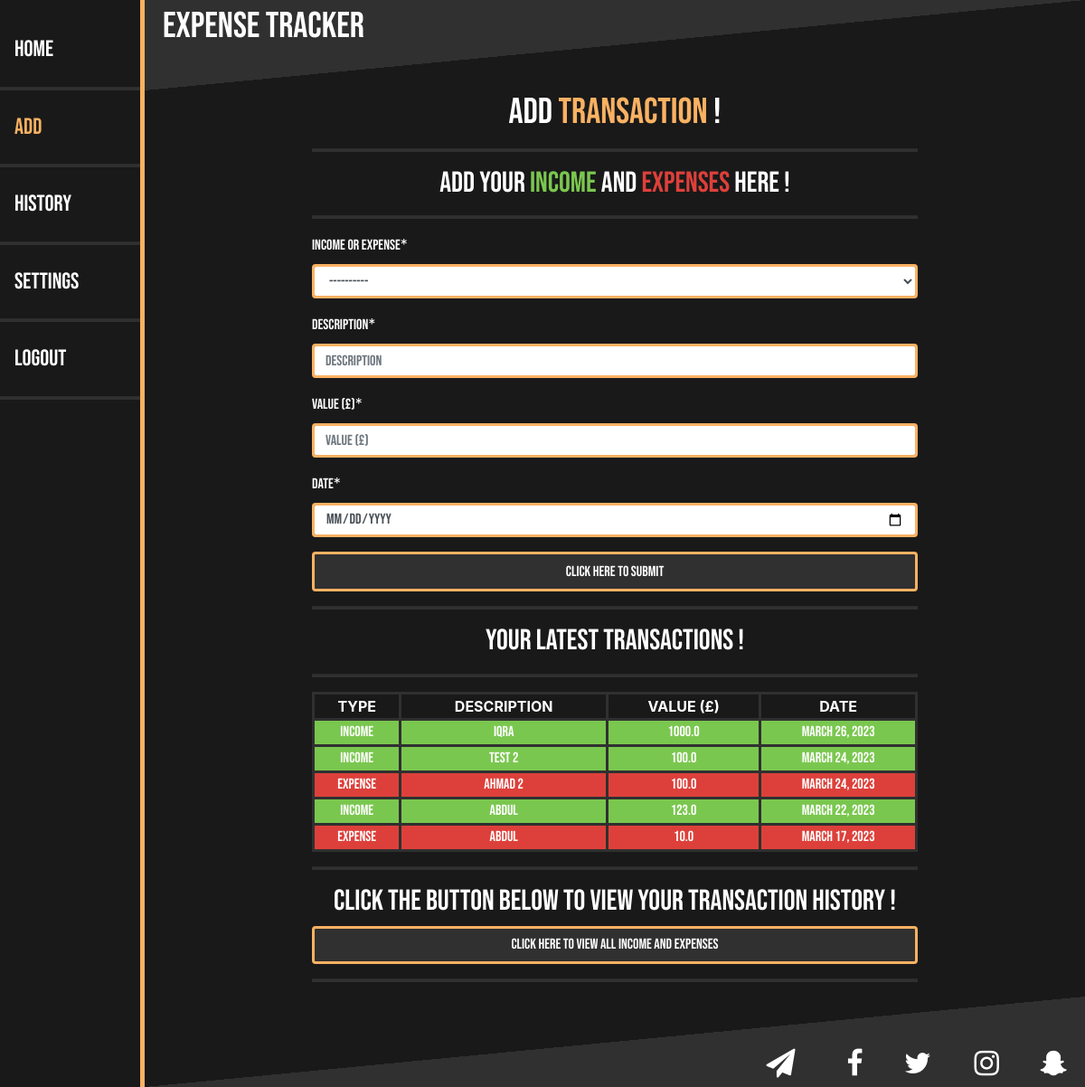
Page /add/ (signed in) on the earlier database version.
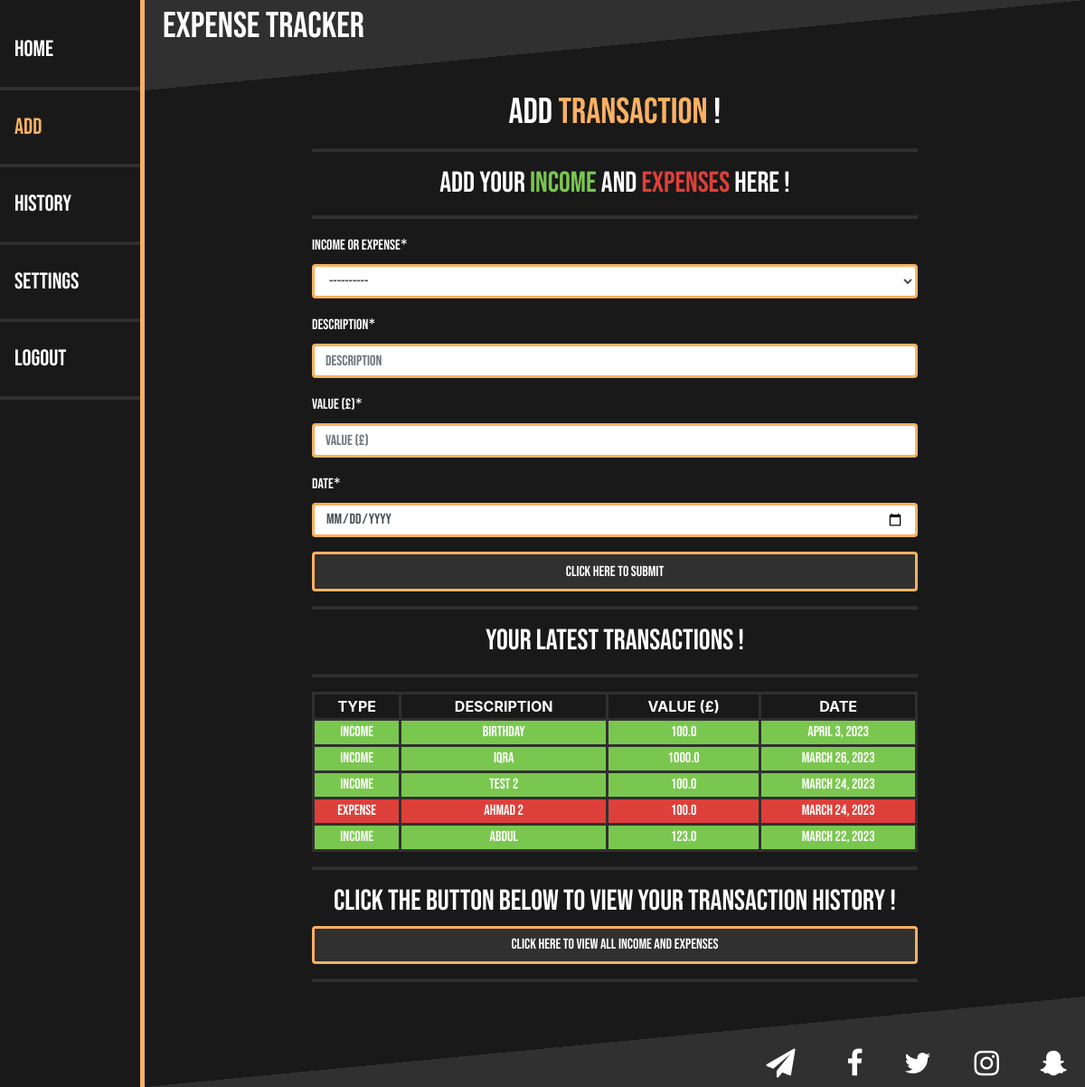
Same page on the later database version.
### main/models.py (models this page shows, shortened)
class IncomeExpense(models.Model):
    user = models.ForeignKey(User, on_delete = CASCADE, related_name = "user", null = True)
    typeIE = models.CharField(max_length = 10, choices = INCOME_EXPENSE_CHOICES)
    description = models.CharField(max_length = 20)
    value = models.FloatField()
    date = models.DateField()

### main/views.py (the view)
# urls.py: path("add/", views.addPage, name = "addPage"),
def addPage(response):
    if response.user.is_authenticated: # USER AUTHENTICATED: Checks Whether The User Is Authenticated. This Is To Say Logged In.
        if response.method == "POST": # IF STATEMENT: Check If A 'POST' Request Is Made. Whether Submit Button Is Pressed In The Form.
            form = forms.AddIncomeExpense(response.POST) # FORM: Get Data From The Submitted Form And Store It In A Variable.
            if form.is_valid(): # IS_VALID(): Check If The Form Is Valid. If The Form Has No Errors It Is Valid.
                typeIE = form.cleaned_data["typeIE"] # CLEAN DATA: Get Income/Expense Choice Input And Store In A Variable.
                description = form.cleaned_data["description"] # CLEAN DATA: Get Description Input And Store In A Variable.
                value = form.cleaned_data["value"] # CLEAN DATA: Get Value Input And Store In A Variable.
                value = round(value, 2) # CLEAN DATA: Ensures The Value Passed In Is Rounded To 2.D.P.
                date = form.cleaned_data["date"] # CLEAN DATA: Get Date Input And Store In A Variable.
                obj = IncomeExpense(user = response.user, typeIE = typeIE, description = description, value = value, date = date)  # CREATE OBJECT: Create 'IncomeExpense' Object Using The Form Values.
                obj.save() # SAVE OBJECT: Save Object Into The Database.
                messages.success(response, "You Have Successfully Added " + obj.description)  # DISPLAY MESSAGE: Display Message In The Web Page.
        else:
            form = forms.AddIncomeExpense() # FORM: Instance Of The 'AddIncomeExpense' Form Stored In A Variable. This Will Be Passed Into The 'addPage' Template.
        items = IncomeExpense.objects.filter(user = response.user).order_by('-date') # OBJECT FILTER: Get All Income/Expenses A User Has Made And Store It Ordered By Date Descending.
        x = []
        y = len(items)
        if y > 5:
            y = 5
        for i in range(y):
            x.append(items[i])
        context = {"form": form, "items": x}
        return render(response, "main/addPage.html", context)
    else:
        return HttpResponseRedirect("/login") # REDIRECT: If The User Isn't Authenticated Redirect Them To The Login Page.

### main/templates/main/addPage.html (shortened to what this page needs)
{% extends 'main/base.html' %}
{% load crispy_forms_filters %}
{% load crispy_forms_tags %}
{% block sideBar %}
    <div class="sideNavigationBar">
        <a href="/home">Home</a>
        <hr style="height: 3px">
        <a href="/add" style="color: #FAB162">Add</a>
        <hr style="height: 3px">
        <a href="/history">History</a>
        <hr style="height: 3px">
        <a href="/settings">Settings</a>
        <hr style="height: 3px">
        <a href="/logout">Logout</a>
        <hr style="height: 3px">
    </div>
{% endblock %}
{% block content %}
    <h1 style="text-align: center; color: #FFFFFF">Add <span style="color: #FAB162">Transaction</span> !</h1>
    <hr style="height:3px;">
    <h2 style="text-align: center; color: #FFFFFF">Add Your <span style="color: #7AC74F">Income</span> And <span style="color: #DD403A">Expenses</span> Here !</h2>
    <hr style="height:3px;">
    <form method = "POST" action = "" class="formColour">
        {{ form|crispy }}
        <button style = "background-color: #303030; width: 100%; border-color: #FAB162; border-width: 3px;" type = "submit" name = "submitButton" class="btn btn-success"><span style='font-family: abc, sans-serif'>Click Here To Submit</span></button>
    </form>
    <hr style="height:3px;">
    <h2 style="text-align: center; color: #FFFFFF">Your Latest Transactions !</h2>
    <hr style="height:3px;">
    <table>
        <tr style="background-color: #191919">
            <th>TYPE</th>
            <th>DESCRIPTION</th>
            <th>VALUE (£)</th>
            <th>DATE</th>
        </tr>
        {% for item in items %}
            {% if item.typeIE == "INCOME" %}
                <tr style="background-color: #7AC74F;">
                    <td>{{ item.typeIE }}</td>
                    <td>{{ item.description }}</td>
                    <td>{{ item.value }}</td>
                    <td>{{ item.date }}</td>
                </tr>
            {% else %}
                <tr style="background-color: #DD403A;">
                    <td>{{ item.typeIE }}</td>
                    <td>{{ item.description }}</td>
                    <td>{{ item.value }}</td>
                    <td>{{ item.date }}</td>
                </tr>
            {% endif %}
        {% endfor %}
    </table>
    <hr style="height:3px;">
    <h2 style="text-align: center; color: #FFFFFF">Click The Button Below To View Your Transaction History !</h2>
    <a style = "background-color: #303030; width: 100%; border-color: #FAB162; border-width: 3px;" href="/history" class="btn btn-success">Click Here To View All Income And Expenses</a>
    <hr style="height:3px;">
{% endblock %}

Differences in the rows shown:
no longer on this page (row edited): IncomeExpense: typeIE "EXPENSE", description "abdul", value "10.0", date "March 17, 2023"
added IncomeExpense: typeIE "INCOME", description "Birthday", value "100.0", date "April 3, 2023"
